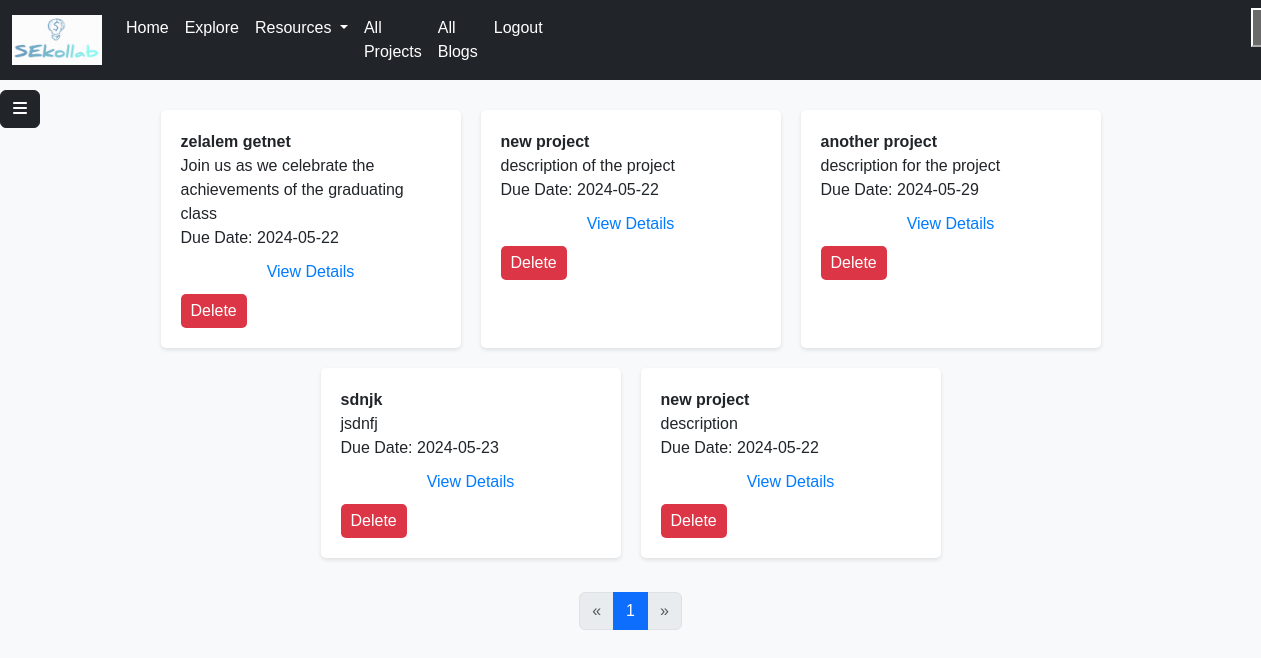
Page /myproject (signed in) on the committed database.
### models.py (models this page shows)
class Collabration(db.Model):
    __tablename__ = "collabration"
    id = Column(Integer, primary_key=True, autoincrement=True)
    user_id = Column(Integer, ForeignKey('users.id', ondelete='CASCADE'), nullable=False)
    name = Column(String, nullable=False)
    description = Column(String, nullable=False)
    uploaded_date = Column(String, nullable=False, default=datetime.date.today().strftime("%B %d, %Y"))
    requirment = Column(String, nullable=False)
    Looking_for = Column(String, nullable=False)
    due_date = Column(String)
    members = relationship("User", secondary=team_members, backref="teams")
    user = relationship("User", back_populates="collabration")
    interests = relationship("Interest", back_populates="collabration")

### main.py (the view)
@app.route("/myproject", methods=["GET", "POST"])
@login_required
def myprojects():
    page = request.args.get("page", default=1, type=int)
    per_page = 10
    offset = (page - 1) * per_page
    user = User.query.filter_by(id=current_user.id).first()
    user_id = current_user.id
    projects = Collabration.query.filter_by(user_id=user_id).offset(offset).limit(per_page).all()
    total_records = Collabration.query.count()
    total_pages = (total_records // per_page) + (1 if total_records % per_page > 0 else 0)
    return render_template("myproject.html", user=user, page=page, total_pages=total_pages, projects=projects)

### main.py (called while the page is built)
@login_manager.user_loader
def load_user(user_id):
    return User.query.get(int(user_id))

### templates/myproject.html (shortened to what this page needs)
<!DOCTYPE html>
<html lang="en">
<head>
    <link href="https://cdn.jsdelivr.net/npm/bootstrap@5.3.3/dist/css/bootstrap.min.css" rel="stylesheet"
>
    <link rel="stylesheet" href="../static/css/myproject.css">
    <link rel="stylesheet" href="../static/css/sidebar.css">
</head>
<body>
 {% include "navigationloggedin.html" %}
 {% include "sidebar.html" %}
    <div class="container">
        <div class="parent">
            {% if projects %}
            {% for project in projects %}
            <div class="child">
                <p><strong>{{ project.name }}</strong></p>
                <p>{{ project.description }}</p>
                <p>Due Date: {{ project.due_date }}</p>
                <a href="{{ url_for('specficinterestinmyproject', id=project.id) }}">View Details</a>
                <form action="{{ url_for('deleteproject', id=project.id) }}" method="post">
                    <button type="submit">Delete</button>
                </form>
            </div>
            {% endfor %}
            {% else %}
            <h3 style="margin-left: 40%;width:100%;">You have no Projects yet</h3>
              <a href="{{ url_for('newblog') }}" style="margin-left: 10%;"><button type="button" class="btn btn-info">Add new Blog</button></a>
        {% endif %}
        </div>
    </div>
 <nav class="my-4" aria-label="...">
  <ul class="pagination justify-content-center">
    <li class="page-item {{ 'disabled' if page <= 1 else '' }}">
      <a class="page-link" href="{{ url_for('myprojects', page=page-1) }}" tabindex="-1" aria-disabled="{{ 'true' if page <= 1 else 'false' }}">&laquo;</a>
    </li>
    {% for p in range(1, total_pages + 1) %}
      <li class="page-item {{ 'active' if p == page else '' }}">
        <a class="page-link" href="{{ url_for('myprojects', page=p) }}">{{ p }}</a>
      </li>
    {% endfor %}
    <li class="page-item {{ 'disabled' if page >= total_pages else '' }}">
      <a class="page-link" href="{{ url_for('myprojects', page=page+1) }}">&raquo;</a>
    </li>
  </ul>
</nav>
</body>
</html>

### static/css/myproject.css (style rules this page uses)
body { font-family: Arial, sans-serif; background-color: #f8f9fa; margin: 0; padding: 0; }
.parent { display: flex; flex-wrap: wrap; justify-content: center; margin-top: 20px; }
.child { background-color: #ffffff; border-radius: 5px; box-shadow: 0 2px 4px rgba(0, 0, 0, 0.1); padding: 20px; margin: 10px; width: 300px; }
.child p { margin: 0; padding: 0; font-size: 16px; }
.child a { display: block; text-align: center; margin-top: 10px; color: #007bff; text-decoration: none; }
form button { background-color: #dc3545; color: white; border: none; border-radius: 5px; padding: 5px 10px; margin-top: 10px; cursor: pointer; }

### static/css/sidebar.css (style rules this page uses)
a { text-decoration: none; }
li { color: black; }

### rows in the picture
Collabration: name "zelalem getnet", description "Join us as we celebrate the achievements of the graduating class", due_date "2024-05-22"
Collabration: name "new project", description "description of the project", due_date "2024-05-22"
Collabration: name "another project", description "description for the project", due_date "2024-05-29"
Collabration: name "sdnjk", description "jsdnfj", due_date "2024-05-23"
Collabration: name "new project", description "description", due_date "2024-05-22"

### other values in the picture
{{ p }} "1"
